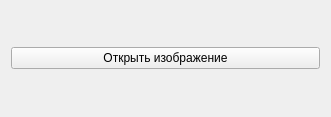
<?xml version="1.0" encoding="UTF-8"?>
<ui version="4.0">
 <class>Start</class>
 <widget class="QWidget" name="Start">
  <property name="geometry">
   <rect>
    <x>0</x>
    <y>0</y>
    <width>331</width>
    <height>117</height>
   </rect>
  </property>
  <property name="windowTitle">
   <string> Выберите действие</string>
  </property>
  <layout class="QVBoxLayout" name="verticalLayout">
   <item>
    <widget class="QPushButton" name="Open">
     <property name="text">
      <string>Открыть изображение</string>
     </property>
    </widget>
   </item>
  </layout>
 </widget>
 <resources/>
 <connections/>
</ui>
